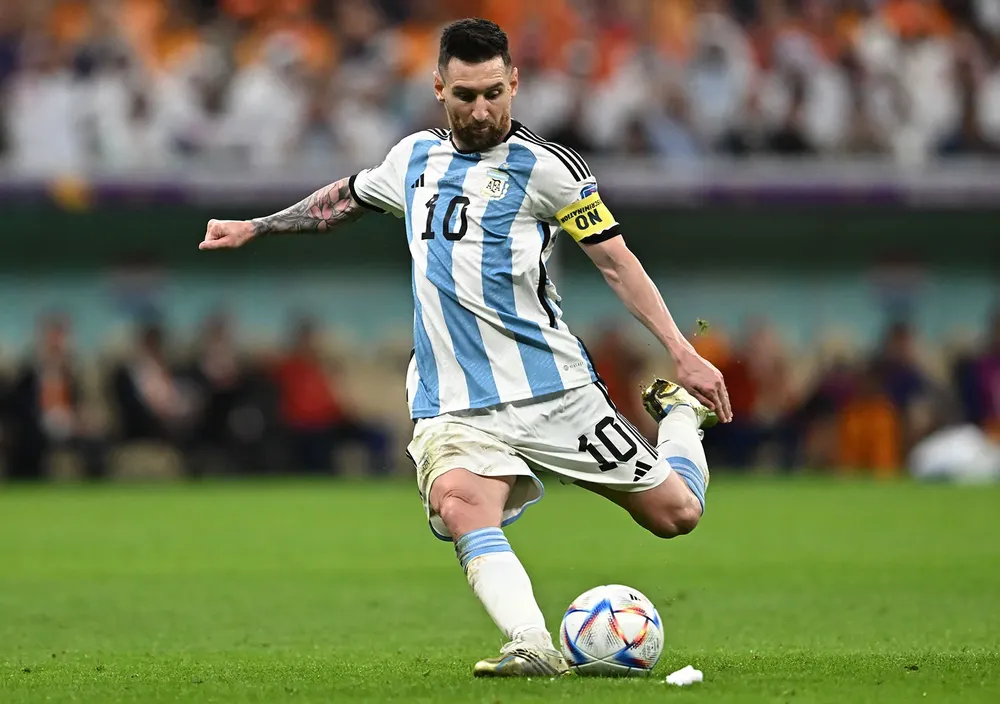
#> input picture images/messi.webp, 1000 x 704 px, shrunk from 1600 x 1126 before the run
$ jupyter execute negative-image.ipynb
#> lines starting #> are read from the running program, lines starting #| are printed output that depends on the picture
[cell 1]
import cv2
import matplotlib.pyplot as plt
import os

image_path = os.path.join("../images", "messi.webp")
image = cv2.imread(image_path)
#> image is the input picture: shape (704, 1000, 3); mean B, G, R 85.3, 117.1, 110.1
image = cv2.cvtColor(image,cv2.COLOR_BGR2RGB)
# function to display the image
def show_image(title,img,cmap=None):
    plt.figure(figsize=(6,6))
    plt.imshow(img,cmap=cmap)
    plt.title(title)
    plt.axis("off")
    plt.show()

show_image("Original image (BGR)",image)

negative_image = 255 - image
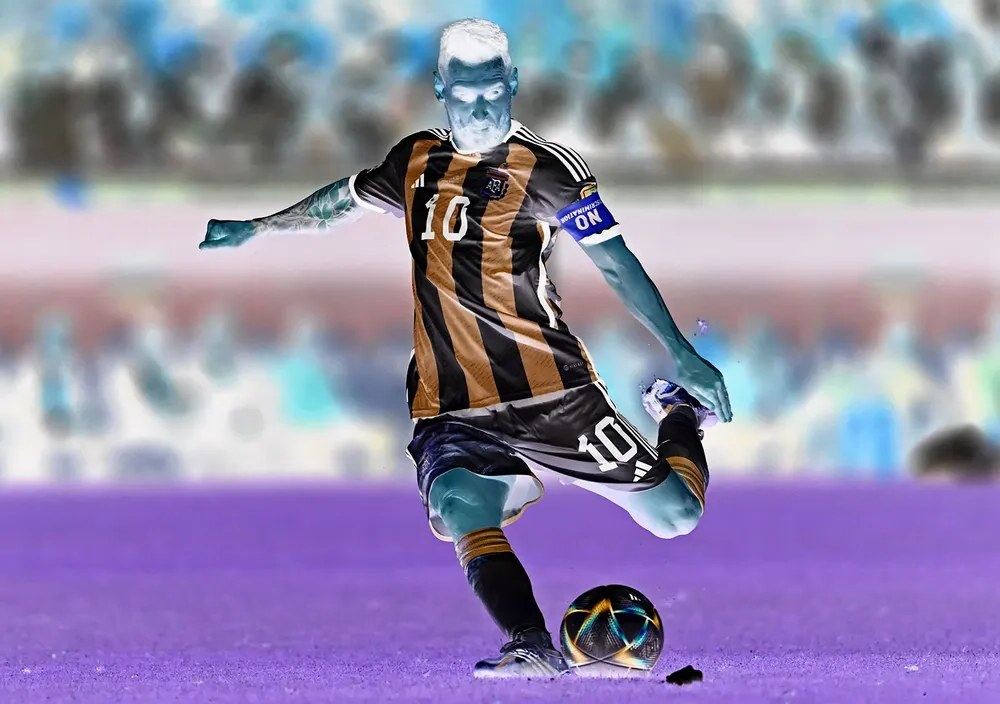
#> negative_image: shape (704, 1000, 3); mean R, G, B 144.9, 137.9, 169.7

show_image("Negative image",negative_image)


$ run again, with images/leaf.webp copied over images/messi.webp
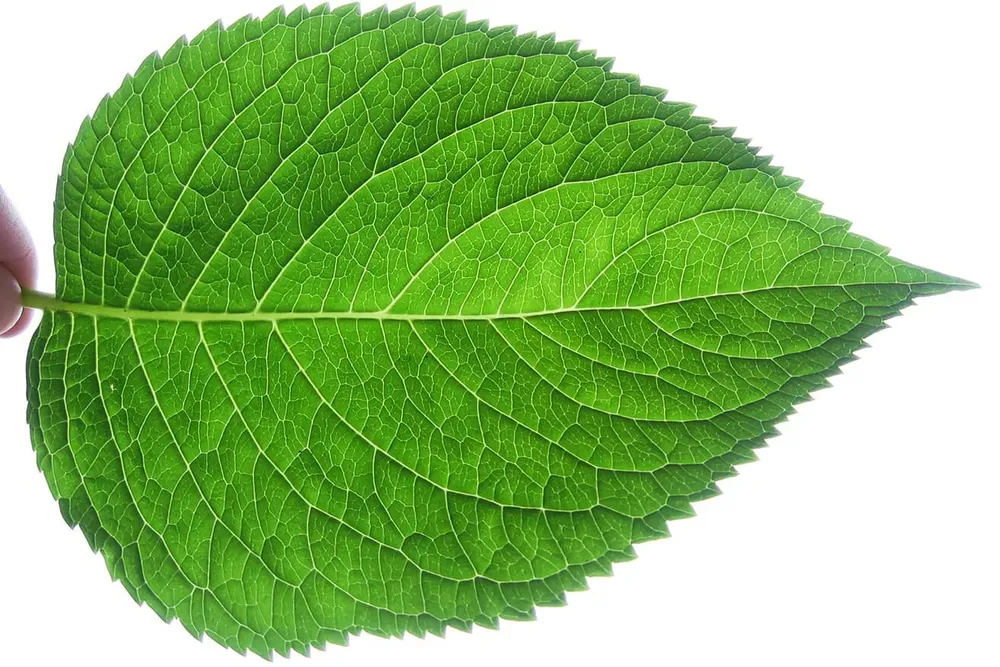
#> input picture images/leaf.webp, 1000 x 667 px, shrunk from 1313 x 876 before the run
#> image is the input picture: shape (667, 1000, 3); mean B, G, R 119, 190.4, 146.9
#> `negative_image = 255 - image`:
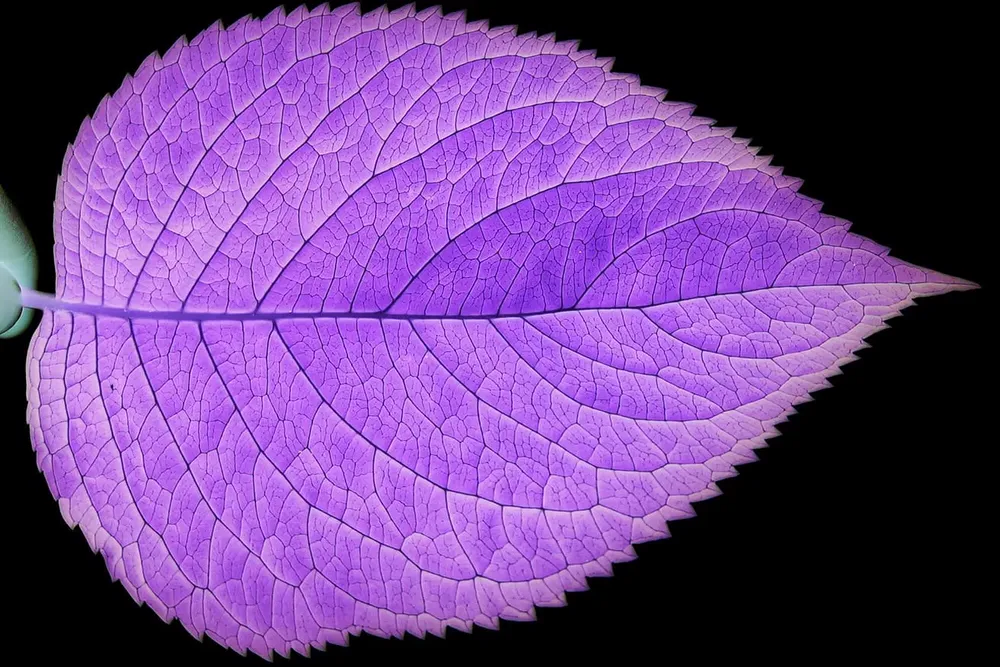
#> negative_image: shape (667, 1000, 3); mean R, G, B 108.1, 64.6, 136

$ run again, with images/x-ray.webp copied over images/messi.webp
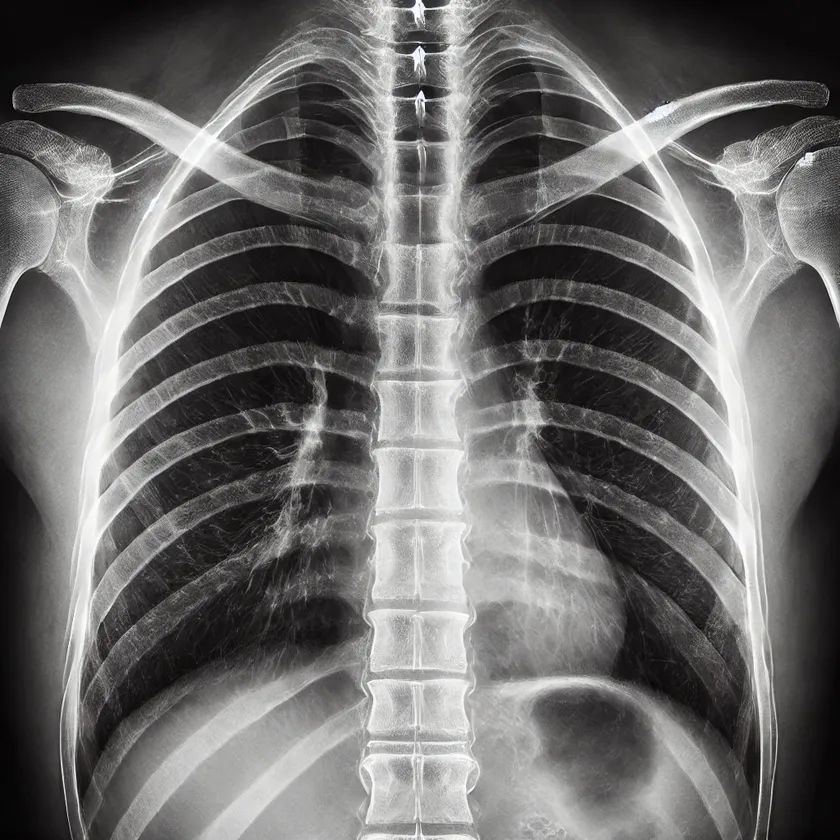
#> input picture images/x-ray.webp, 840 x 840 px, shrunk from 1024 x 1024 before the run
#> image is the input picture: shape (840, 840, 3); mean B, G, R 107.2, 108, 109.2
#> `negative_image = 255 - image`:
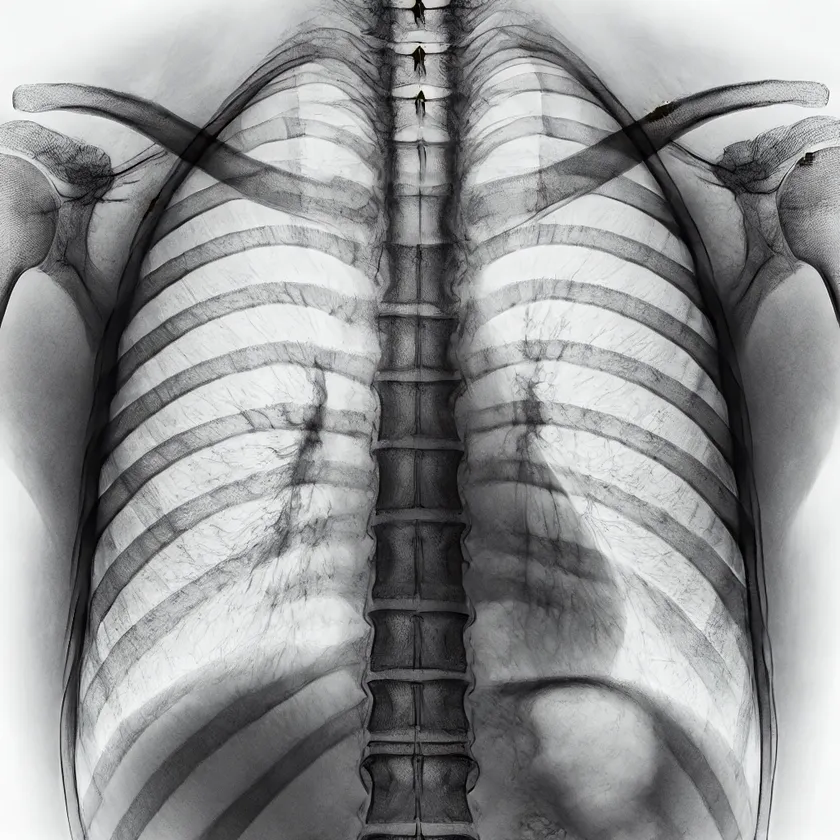
#> negative_image: shape (840, 840, 3); mean R, G, B 145.8, 147, 147.8

$ run again, with images/AI-01.jpeg saved as images/messi.webp
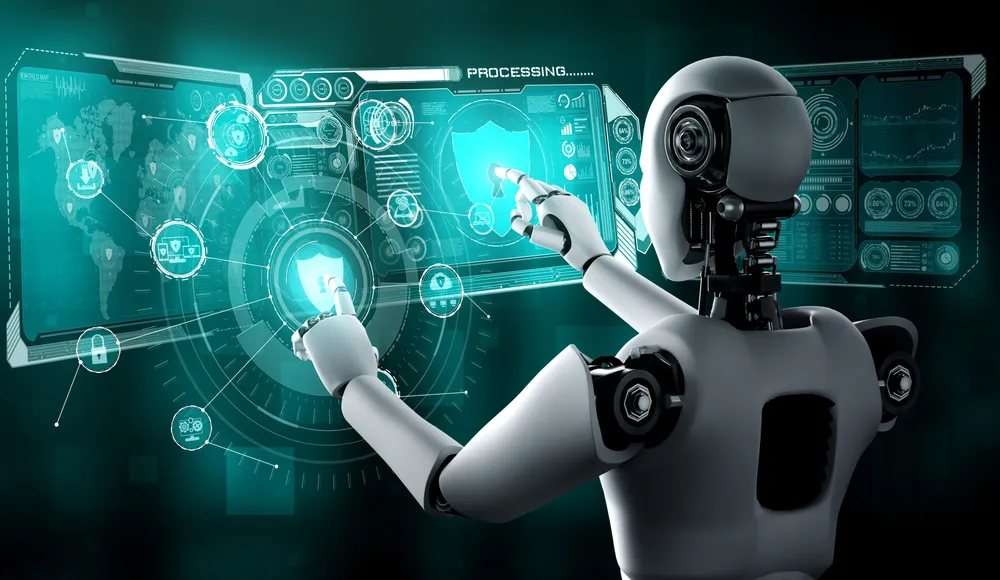
#> input picture images/AI-01.jpeg, 1000 x 580 px, shrunk from 2560 x 1486 before the run
#> image is the input picture: shape (580, 1000, 3); mean B, G, R 87, 85.9, 35.4
#> `negative_image = 255 - image`:
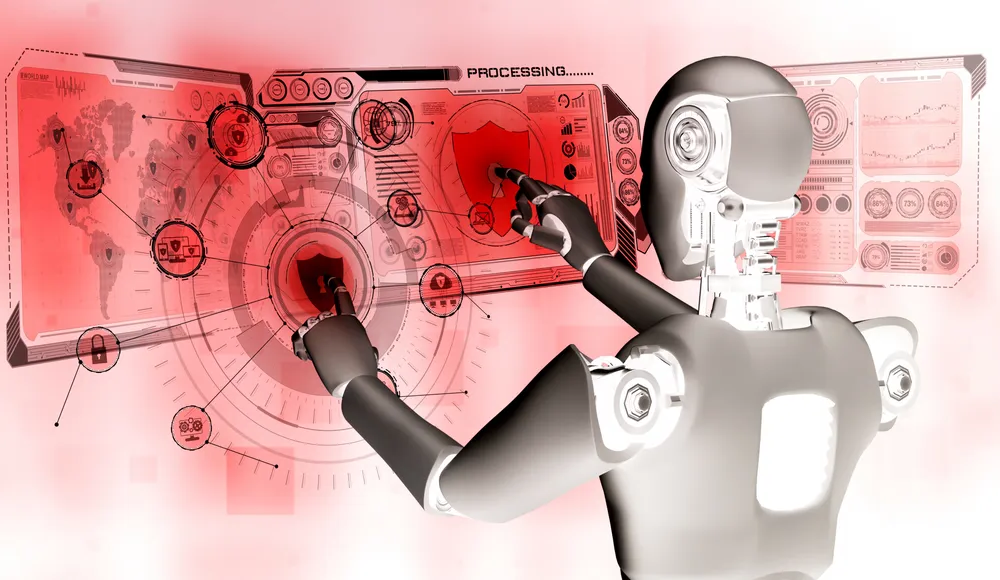
#> negative_image: shape (580, 1000, 3); mean R, G, B 219.6, 169.1, 168
